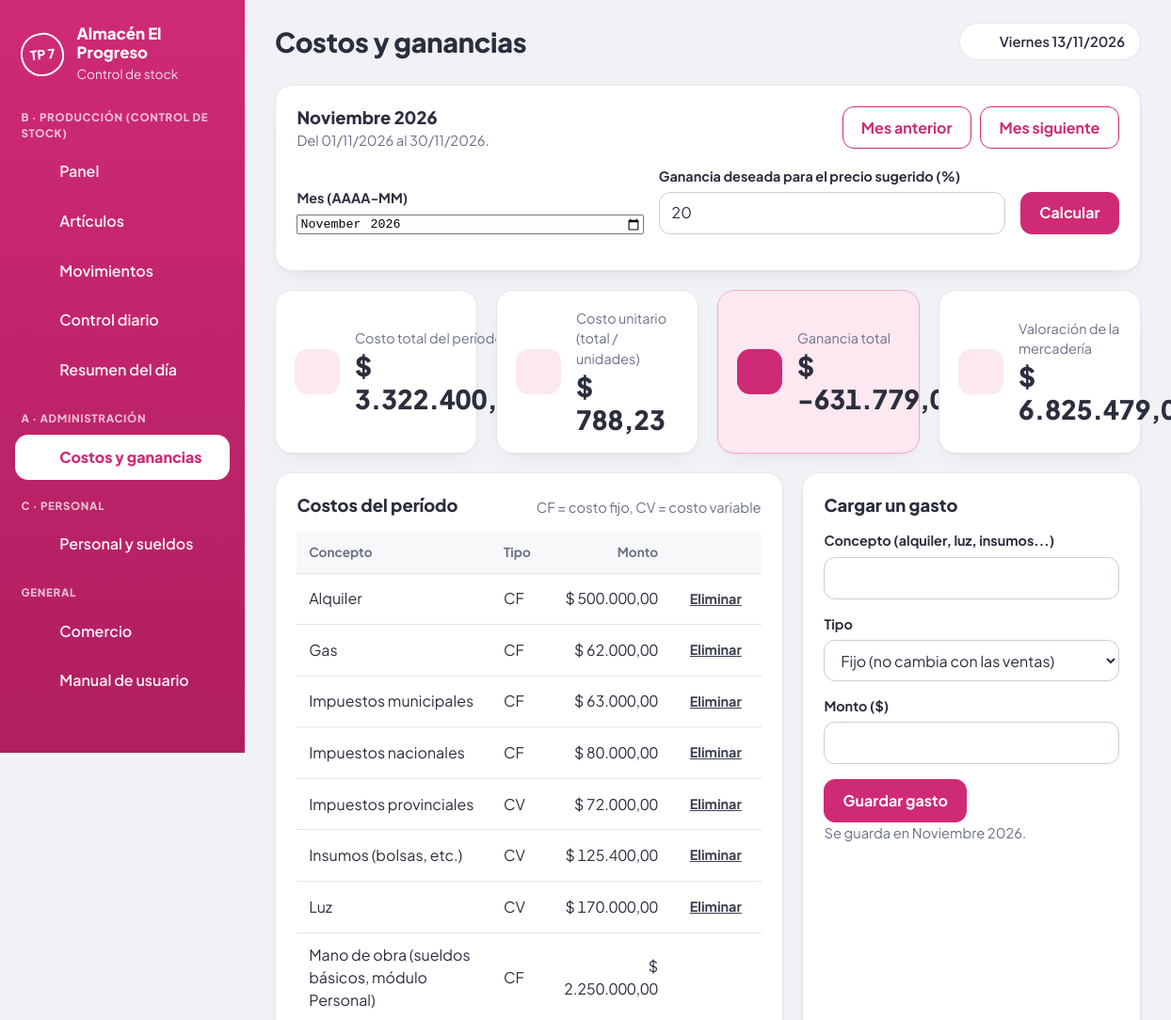
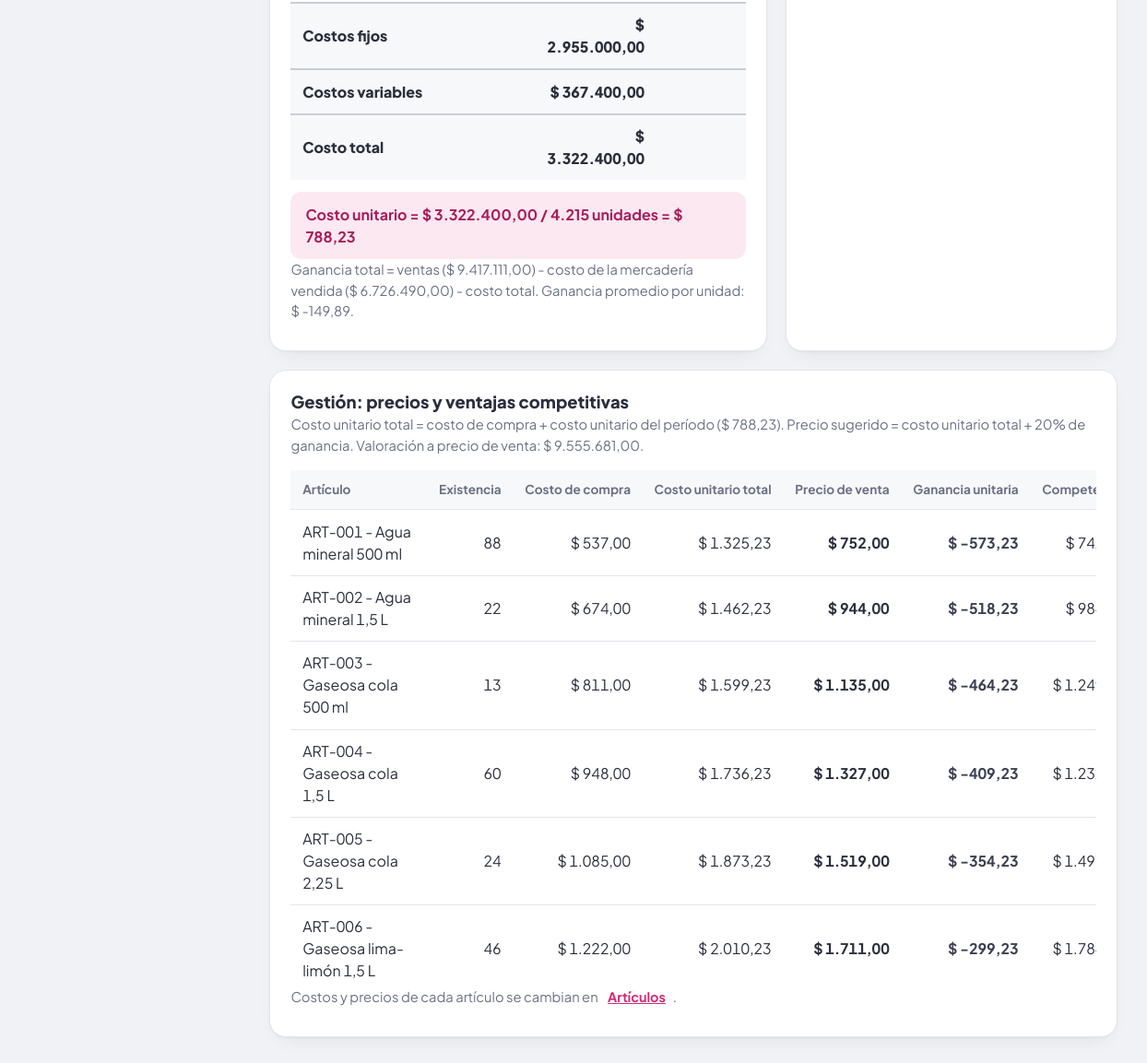
The page /administracion.php on the database its author committed (2 pictures, top to bottom).
### tables this page shows
CREATE TABLE comercio (
  id          INT          NOT NULL PRIMARY KEY,
  nombre      VARCHAR(80)  NOT NULL,
  descripcion TEXT         NOT NULL,
  integrantes VARCHAR(120) NOT NULL DEFAULT '',
  ingreso     TEXT         NOT NULL
);

CREATE TABLE gastos (
  id       INT           NOT NULL AUTO_INCREMENT PRIMARY KEY,
  concepto VARCHAR(80)   NOT NULL,
  tipo     ENUM('fijo','variable') NOT NULL,
  monto    DECIMAL(12,2) NOT NULL,
  periodo  CHAR(7)       NOT NULL,
  INDEX idx_periodo (periodo),
  CHECK (monto >= 0)
);

CREATE TABLE articulos (
  id            INT         NOT NULL AUTO_INCREMENT PRIMARY KEY,
  codigo        VARCHAR(20) NOT NULL UNIQUE,
  nombre        VARCHAR(80) NOT NULL,
  categoria     VARCHAR(40) NOT NULL DEFAULT 'Sin categoría',
  stock_inicial INT         NOT NULL DEFAULT 0,
  stock_minimo  INT         NOT NULL DEFAULT 5,
  creado        TIMESTAMP   NOT NULL DEFAULT CURRENT_TIMESTAMP,
  CHECK (stock_inicial >= 0),
  CHECK (stock_minimo >= 0)
);

### config.php (called while the page is built, shortened)
<?php
function db(): PDO
{
    static $pdo = null;
    if ($pdo === null) {
        $pdo = new PDO(
            'mysql:host=' . DB_HOST . ';dbname=' . DB_NAME . ';charset=utf8mb4',
            DB_USER,
            DB_PASS,
            [
                PDO::ATTR_ERRMODE            => PDO::ERRMODE_EXCEPTION,
                PDO::ATTR_DEFAULT_FETCH_MODE => PDO::FETCH_ASSOC,
                PDO::ATTR_EMULATE_PREPARES   => false,
            ]
        );
    }
    return $pdo;
}

### administracion.php (the view, shortened to what this page needs)
<?php
require_once __DIR__ . '/includes/funciones.php';
$titulo = 'Costos y ganancias';
$activo = 'administracion.php';
require __DIR__ . '/includes/cabecera.php';
$periodo = periodo_valido(get('periodo')) ? get('periodo') : date('Y-m');
[$desde, $hasta] = rango_periodo($periodo);
$margen = is_numeric(get('margen')) ? min(500, max(0, (float)get('margen'))) : 20.0;
$st = $pdo->prepare('SELECT * FROM gastos WHERE periodo = :p ORDER BY tipo, concepto');
$st->execute([':p' => $periodo]);
$gastos = $st->fetchAll();
$costos_fijos = 0.0;
$costos_var   = 0.0;
foreach ($gastos as $g) {
    if ($g['tipo'] === 'fijo') {
        $costos_fijos += (float)$g['monto'];
    } else {
        $costos_var += (float)$g['monto'];
    }
}
$mano_obra = (float)$pdo->query('SELECT COALESCE(SUM(sueldo_basico), 0) FROM empleados WHERE activo = 1')->fetchColumn();
$costo_total = $costos_fijos + $costos_var + $mano_obra;
$st = $pdo->prepare(
    "SELECT a.id, a.codigo, a.nombre, a.costo_unitario, a.precio_venta, a.precio_competencia,
            a.stock_inicial + COALESCE((SELECT SUM(IF(m.tipo = 'entrada', m.cantidad, -m.cantidad))
                                        FROM movimientos m
                                        WHERE m.articulo_id = a.id AND m.fecha <= :hoy), 0) AS existencia,
            COALESCE((SELECT SUM(m.cantidad) FROM movimientos m
                      WHERE m.articulo_id = a.id AND m.tipo = 'salida' AND m.fecha BETWEEN :d AND :h), 0) AS vendidas
     FROM articulos a
     ORDER BY a.codigo"
);
$st->execute([':hoy' => $hoy, ':d' => $desde, ':h' => $hasta]);
$articulos = $st->fetchAll();
$unidades = 0;
$ingresos = 0.0;
$cmv      = 0.0;
$val_costo = 0.0;
$val_venta = 0.0;
foreach ($articulos as $a) {
    $unidades  += (int)$a['vendidas'];
    $ingresos  += (int)$a['vendidas'] * (float)$a['precio_venta'];
    $cmv       += (int)$a['vendidas'] * (float)$a['costo_unitario'];
    $existencia = max(0, (int)$a['existencia']);
    $val_costo += $existencia * (float)$a['costo_unitario'];
    $val_venta += $existencia * (float)$a['precio_venta'];
}
$costo_unit_op   = $unidades > 0 ? $costo_total / $unidades : 0.0;
$ganancia_total  = $ingresos - $cmv - $costo_total;
$ganancia_prom_u = $unidades > 0 ? $ganancia_total / $unidades : 0.0;
$mes_ant = sumar_meses($periodo, -1);
$mes_sig = sumar_meses($periodo, 1);
?>
<section class="tarjeta">
    <div class="tarjeta-cab">
        <div>
            <h2><?= e(nombre_periodo($periodo)) ?></h2>
            <p class="suave">Del <?= e(fmt_fecha($desde)) ?> al <?= e(fmt_fecha($hasta)) ?>.</p>
        </div>
        <div class="acciones">
            <a class="boton sec" href="<?= e(url_con(['periodo' => $mes_ant])) ?>">Mes anterior</a>
            <a class="boton sec" href="<?= e(url_con(['periodo' => $mes_sig])) ?>">Mes siguiente</a>
        </div>
    </div>
    <form method="get" class="filtros">
        <div class="campo">
            <label for="periodo">Mes (AAAA-MM)</label>
            <input type="month" id="periodo" name="periodo" value="<?= e($periodo) ?>">
        </div>
        <div class="campo">
            <label for="margen">Ganancia deseada para el precio sugerido (%)</label>
            <input type="number" id="margen" name="margen" min="0" max="500" step="1" inputmode="numeric" value="<?= e((string)$margen) ?>">
        </div>
        <button type="submit" class="boton">Calcular</button>
    </form>
</section>
<section class="kpis" aria-label="Resultados del período">
    <article class="kpi">
        <span class="kpi-icono"><?= icono('administracion') ?></span>
        <div><p>Costo total del período</p><strong><?= e(m($costo_total)) ?></strong></div>
    </article>
    <article class="kpi">
        <span class="kpi-icono"><?= icono('unidades') ?></span>
        <div><p>Costo unitario (total / unidades)</p><strong><?= e(m($costo_unit_op)) ?></strong></div>
    </article>
    <article class="kpi<?= $ganancia_total < 0 ? ' kpi-alerta' : '' ?>">
        <span class="kpi-icono"><?= icono('movimientos') ?></span>
        <div><p>Ganancia total</p><strong><?= e(m($ganancia_total)) ?></strong></div>
    </article>
    <article class="kpi">
        <span class="kpi-icono"><?= icono('articulos') ?></span>
        <div><p>Valoración de la mercadería</p><strong><?= e(m($val_costo)) ?></strong></div>
    </article>
</section>
<div class="rejilla dos-col">
    <section class="tarjeta">
        <div class="tarjeta-cab">
            <h2>Costos del período</h2>
            <p class="suave">CF = costo fijo, CV = costo variable</p>
        </div>
        <div class="tabla-wrap">
            <table class="tabla">
                <thead>
                    <tr><th>Concepto</th><th>Tipo</th><th class="num">Monto</th><th></th></tr>
                </thead>
                <tbody>
                    <?php foreach ($gastos as $g): ?>
                        <tr>
                            <td><?= e($g['concepto']) ?></td>
                            <td><?= $g['tipo'] === 'fijo' ? 'CF' : 'CV' ?></td>
                            <td class="num"><?= e(m($g['monto'])) ?></td>
                            <td class="acc">
                                <form method="post" action="administracion.php" class="en-linea"
                                      onsubmit="return confirm('¿Eliminar este gasto?');">
                                    <button type="submit" class="enlace peligro">Eliminar</button>
                                </form>
                            </td>
                        </tr>
                    <?php endforeach; ?>
                    <tr>
                        <td>Mano de obra (sueldos básicos, módulo Personal)</td>
                        <td>CF</td>
                        <td class="num"><?= e(m($mano_obra)) ?></td>
                        <td></td>
                    </tr>
                </tbody>
                <tfoot>
                    <tr><td colspan="2">Costos fijos</td><td class="num"><?= e(m($costos_fijos + $mano_obra)) ?></td><td></td></tr>
                    <tr><td colspan="2">Costos variables</td><td class="num"><?= e(m($costos_var)) ?></td><td></td></tr>
                    <tr><td colspan="2">Costo total</td><td class="num"><?= e(m($costo_total)) ?></td><td></td></tr>
                </tfoot>
            </table>
        </div>
        <p class="formula">Costo unitario = <?= e(m($costo_total)) ?> / <?= n($unidades) ?> unidades = <?= e(m($costo_unit_op)) ?></p>
        <p class="suave">Ganancia total = ventas (<?= e(m($ingresos)) ?>) - costo de la mercadería vendida (<?= e(m($cmv)) ?>) - costo total.
            Ganancia promedio por unidad: <?= e(m($ganancia_prom_u)) ?>.</p>
    </section>
    <section class="tarjeta">
        <div class="tarjeta-cab">
            <h2>Cargar un gasto</h2>
        </div>
        <form method="post" action="administracion.php" class="formulario">
            <div class="campo campo-completo">
                <label for="concepto">Concepto (alquiler, luz, insumos...)</label>
                <input type="text" id="concepto" name="concepto" maxlength="80" required>
            </div>
            <div class="campo">
                <label for="tipo">Tipo</label>
                <select id="tipo" name="tipo">
                    <option value="fijo">Fijo (no cambia con las ventas)</option>
                </select>
            </div>
            <div class="campo">
                <label for="monto">Monto ($)</label>
                <input type="number" id="monto" name="monto" min="0" step="0.01" required inputmode="decimal">
            </div>
            <div class="acciones campo-completo">
                <button type="submit" class="boton">Guardar gasto</button>
            </div>
        </form>
        <p class="suave">Se guarda en <?= e(nombre_periodo($periodo)) ?>.</p>
    </section>
</div>
<section class="tarjeta">
    <div class="tarjeta-cab">
        <div>
            <h2>Gestión: precios y ventajas competitivas</h2>
            <p class="suave">Costo unitario total = costo de compra + costo unitario del período (<?= e(m($costo_unit_op)) ?>).
                Precio sugerido = costo unitario total + <?= e((string)$margen) ?>% de ganancia.
                Valoración a precio de venta: <?= e(m($val_venta)) ?>.</p>
        </div>
    </div>
    <?php if (!$articulos): ?>
        <p class="vacio">Todavía no hay artículos cargados.</p>
    <?php else: ?>
        <div class="tabla-wrap tabla-alta">
            <table class="tabla">
                <thead>
                    <tr>
                        <th>Artículo</th>
                        <th class="num">Existencia</th>
                        <th class="num">Costo de compra</th>
                        <th class="num">Costo unitario total</th>
                        <th class="num">Precio de venta</th>
                        <th class="num">Ganancia unitaria</th>
                        <th class="num">Competencia</th>
                    </tr>
                </thead>
                <tbody>
                    <?php foreach ($articulos as $a):
                        $costo_u  = (float)$a['costo_unitario'] + $costo_unit_op;
                        $precio   = (float)$a['precio_venta'];
                        $compet   = (float)$a['precio_competencia'];
                        $gan_u    = $precio - $costo_u;
                    ?>
                        <tr>
                            <td><?= e($a['codigo'] . ' - ' . $a['nombre']) ?></td>
                            <td class="num"><?= n($a['existencia']) ?></td>
                            <td class="num"><?= e(m($a['costo_unitario'])) ?></td>
                            <td class="num"><?= e(m($costo_u)) ?></td>
                            <td class="num"><b><?= e(m($precio)) ?></b></td>
                            <td class="num <?= $gan_u < 0 ? 'sal' : 'ent' ?>"><?= e(m($gan_u)) ?></td>
                            <td class="num"><?= $compet > 0 ? e(m($compet)) : '<span class="raya">-</span>' ?></td>
                        </tr>
                    <?php endforeach; ?>
                </tbody>
            </table>
        </div>
        <p class="suave">Costos y precios de cada artículo se cambian en <a class="enlace" href="articulos.php">Artículos</a>.</p>
    <?php endif; ?>
</section>
<?php require __DIR__ . '/includes/pie.php'; ?>

### includes/cabecera.php (shortened to what this page needs)
<?php
require_once __DIR__ . '/funciones.php';
try {
    $comercio = datos_comercio();
} catch (PDOException $ex) {
    http_response_code(500);
    ?>
<!DOCTYPE html>
<html lang="es">
<head>
    <meta charset="UTF-8">
    <meta name="viewport" content="width=device-width, initial-scale=1">
    <title>Error de conexión</title>
    <link rel="stylesheet" href="css/estilos.css">
</head>
<body class="pagina-error">
    <div class="tarjeta error-db">
        <h1>No se pudo conectar a la base de datos</h1>
        <p>Revisá que MySQL esté encendido, que hayas importado <code>database.sql</code>
           y que los datos de <code>config.php</code> sean correctos.</p>
        <p class="suave">Detalle técnico: <?= e($ex->getMessage()) ?></p>
    </div>
</body>
</html>
    <?php
    exit;
}
$hoy    = hoy();
$titulo = $titulo ?? 'Panel';
$activo = $activo ?? '';
$menu = [
    'B · Producción (control de stock)' => [
        'index.php'       => ['Panel',           'panel'],
        'articulos.php'   => ['Artículos',       'articulos'],
        'movimientos.php' => ['Movimientos',     'movimientos'],
        'control.php'     => ['Control diario',  'control'],
        'resumen.php'     => ['Resumen del día', 'resumen'],
    ],
    'A · Administración' => [
        'administracion.php' => ['Costos y ganancias', 'administracion'],
    ],
    'C · Personal' => [
        'personal.php'    => ['Personal y sueldos', 'personal'],
    ],
    'General' => [
        'comercio.php'    => ['Comercio',         'comercio'],
        'manual.html'     => ['Manual de usuario', 'manual'],
    ],
];
?>
<!DOCTYPE html>
<html lang="es">
<head>
    <link rel="stylesheet" href="css/estilos.css">
</head>
<body>
<div class="app">
    <aside class="lateral">
        <div class="marca">
            <span class="sello" aria-hidden="true">TP 7</span>
            <div>
                <strong><?= e($comercio['nombre']) ?></strong>
                <small>Control de stock</small>
            </div>
        </div>
        <nav class="menu" aria-label="Secciones">
            <?php foreach ($menu as $grupo => $items): ?>
                <p class="menu-titulo"><?= e($grupo) ?></p>
                <?php foreach ($items as $archivo => $item): ?>
                    <a href="<?= e($archivo) ?>"<?= $archivo === $activo ? ' class="activo" aria-current="page"' : '' ?>>
                        <?= icono($item[1]) ?><span><?= e($item[0]) ?></span>
                    </a>
                <?php endforeach; ?>
            <?php endforeach; ?>
        </nav>
    </aside>
    <div class="contenido">
        <header class="barra-sup">
            <h1><?= e($titulo) ?></h1>
            <p class="fecha-hoy"><?= icono('hoy') ?><?= e(dia_semana($hoy)) ?> <?= e(fmt_fecha($hoy)) ?></p>
        </header>
        <main>

### rows shown on the page
comercio: nombre "Almacén El Progreso", integrantes "Noviembre 2026", periodo "2026-11"
gastos: concepto "Alquiler", tipo "CF", monto "$ 500.000,00"
gastos: concepto "Gas", tipo "CF", monto "$ 62.000,00"
gastos: concepto "Impuestos municipales", tipo "CF", monto "$ 63.000,00"
gastos: concepto "Impuestos nacionales", tipo "CF", monto "$ 80.000,00"
gastos: concepto "Impuestos provinciales", tipo "CV", monto "$ 72.000,00"
gastos: concepto "Insumos (bolsas, etc.)", tipo "CV", monto "$ 125.400,00"
gastos: concepto "Luz", tipo "CV", monto "$ 170.000,00"
articulos: codigo+nombre "ART-001 - Agua mineral 500 ml", existencia "88", costo_unitario "$ 537,00", costo_u "$ 1.325,23", precio_venta "$ 752,00", gan_u "$ -573,23", precio_competencia "$…"
articulos: codigo+nombre "ART-002 - Agua mineral 1,5 L", existencia "22", costo_unitario "$ 674,00", costo_u "$ 1.462,23", precio_venta "$ 944,00", gan_u "$ -518,23", precio_competencia "$…"
articulos: codigo+nombre "ART-003 - Gaseosa cola 500 ml", existencia "13", costo_unitario "$ 811,00", costo_u "$ 1.599,23", precio_venta "$ 1.135,00", gan_u "$ -464,23", precio_competencia "$…"
articulos: codigo+nombre "ART-004 - Gaseosa cola 1,5 L", existencia "60", costo_unitario "$ 948,00", costo_u "$ 1.736,23", precio_venta "$ 1.327,00", gan_u "$ -409,23", precio_competencia "$…"
articulos: codigo+nombre "ART-005 - Gaseosa cola 2,25 L", existencia "24", costo_unitario "$ 1.085,00", costo_u "$ 1.873,23", precio_venta "$ 1.519,00", gan_u "$ -354,23", precio_competencia "$…"
articulos: codigo+nombre "ART-006 - Gaseosa lima-limón 1,5 L", existencia "46", costo_unitario "$ 1.222,00", costo_u "$ 2.010,23", precio_venta "$ 1.711,00", gan_u "$ -299,23", precio_competencia "$…"

### other values the page prints
$grupo "B · PRODUCCIÓN (CONTROL DE STOCK)"
$item[0] "Panel"
$item[0] "Artículos"
$item[0] "Movimientos"
$item[0] "Control diario"
$item[0] "Resumen del día"
$grupo "A · ADMINISTRACIÓN"
$item[0] "Costos y ganancias"
$grupo "C · PERSONAL"
$item[0] "Personal y sueldos"
$grupo "GENERAL"
$item[0] "Comercio"
$item[0] "Manual de usuario"
$titulo "Costos y ganancias"
dia_semana($hoy) "Viernes"
